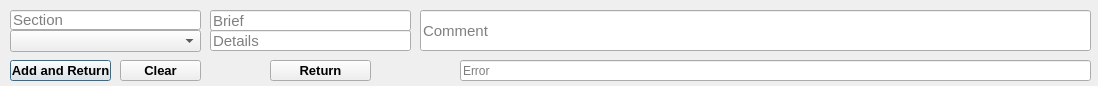
<?xml version="1.0" encoding="UTF-8"?>
<ui version="4.0">
 <class>Dialog</class>
 <widget class="QDialog" name="Dialog">
  <property name="geometry">
   <rect>
    <x>0</x>
    <y>0</y>
    <width>1098</width>
    <height>86</height>
   </rect>
  </property>
  <property name="windowTitle">
   <string>Dialog</string>
  </property>
  <widget class="QPushButton" name="T3_Add_New_Add_but">
   <property name="geometry">
    <rect>
     <x>10</x>
     <y>60</y>
     <width>101</width>
     <height>21</height>
    </rect>
   </property>
   <property name="font">
    <font>
     <pointsize>10</pointsize>
     <weight>75</weight>
     <bold>true</bold>
    </font>
   </property>
   <property name="text">
    <string>Add and Return</string>
   </property>
  </widget>
  <widget class="QPushButton" name="T3_Add_New_clear_but">
   <property name="geometry">
    <rect>
     <x>120</x>
     <y>60</y>
     <width>81</width>
     <height>21</height>
    </rect>
   </property>
   <property name="font">
    <font>
     <pointsize>10</pointsize>
     <weight>75</weight>
     <bold>true</bold>
    </font>
   </property>
   <property name="text">
    <string>Clear</string>
   </property>
  </widget>
  <widget class="QLineEdit" name="T3_Add_New_Sec_le">
   <property name="geometry">
    <rect>
     <x>10</x>
     <y>10</y>
     <width>191</width>
     <height>20</height>
    </rect>
   </property>
   <property name="font">
    <font>
     <pointsize>11</pointsize>
    </font>
   </property>
   <property name="readOnly">
    <bool>false</bool>
   </property>
   <property name="placeholderText">
    <string>Section</string>
   </property>
  </widget>
  <widget class="QLineEdit" name="T3_Add_New_Comment_le">
   <property name="geometry">
    <rect>
     <x>420</x>
     <y>10</y>
     <width>671</width>
     <height>41</height>
    </rect>
   </property>
   <property name="font">
    <font>
     <pointsize>11</pointsize>
    </font>
   </property>
   <property name="placeholderText">
    <string>Comment</string>
   </property>
  </widget>
  <widget class="QLineEdit" name="T3_Add_New_Brief_le">
   <property name="geometry">
    <rect>
     <x>210</x>
     <y>10</y>
     <width>201</width>
     <height>21</height>
    </rect>
   </property>
   <property name="font">
    <font>
     <pointsize>11</pointsize>
    </font>
   </property>
   <property name="placeholderText">
    <string>Brief</string>
   </property>
  </widget>
  <widget class="QLineEdit" name="T3_Add_New_Error_le">
   <property name="geometry">
    <rect>
     <x>460</x>
     <y>60</y>
     <width>631</width>
     <height>21</height>
    </rect>
   </property>
   <property name="placeholderText">
    <string>Error</string>
   </property>
  </widget>
  <widget class="QLineEdit" name="T3_Add_New_Details_le">
   <property name="geometry">
    <rect>
     <x>210</x>
     <y>30</y>
     <width>201</width>
     <height>21</height>
    </rect>
   </property>
   <property name="font">
    <font>
     <pointsize>11</pointsize>
    </font>
   </property>
   <property name="placeholderText">
    <string>Details</string>
   </property>
  </widget>
  <widget class="QComboBox" name="T3_Add_New_Sec_com">
   <property name="geometry">
    <rect>
     <x>10</x>
     <y>30</y>
     <width>191</width>
     <height>22</height>
    </rect>
   </property>
  </widget>
  <widget class="QPushButton" name="T3_Add_New_Return_but">
   <property name="geometry">
    <rect>
     <x>270</x>
     <y>60</y>
     <width>101</width>
     <height>21</height>
    </rect>
   </property>
   <property name="font">
    <font>
     <pointsize>10</pointsize>
     <weight>75</weight>
     <bold>true</bold>
    </font>
   </property>
   <property name="text">
    <string>Return</string>
   </property>
  </widget>
 </widget>
 <tabstops>
  <tabstop>T3_Add_New_Sec_le</tabstop>
  <tabstop>T3_Add_New_Brief_le</tabstop>
  <tabstop>T3_Add_New_Details_le</tabstop>
  <tabstop>T3_Add_New_Comment_le</tabstop>
  <tabstop>T3_Add_New_Sec_com</tabstop>
  <tabstop>T3_Add_New_Add_but</tabstop>
  <tabstop>T3_Add_New_clear_but</tabstop>
  <tabstop>T3_Add_New_Return_but</tabstop>
  <tabstop>T3_Add_New_Error_le</tabstop>
 </tabstops>
 <resources/>
 <connections/>
</ui>
